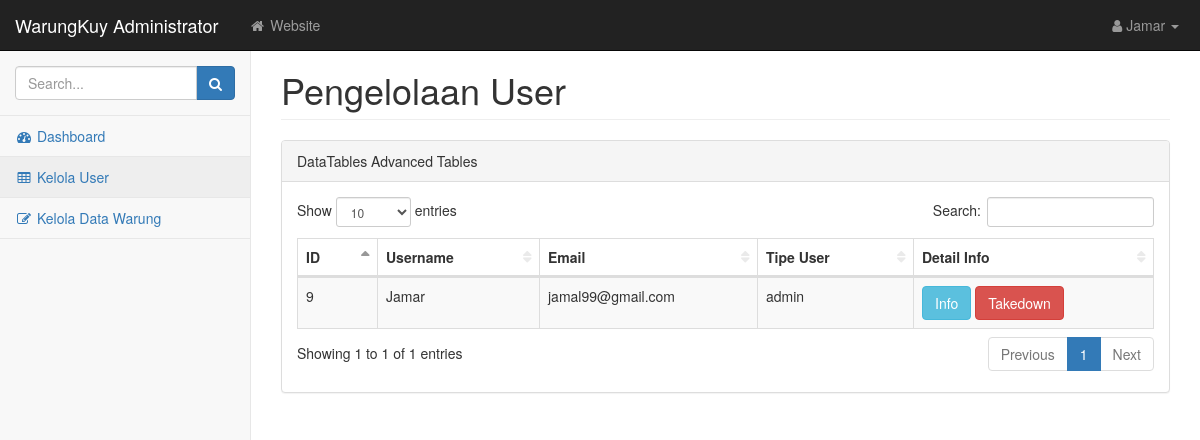
The app's page /View/tables.php (signed in) with its own data.
### tables this page shows
CREATE TABLE `tb_users` (
  `id_user` int(5) NOT NULL,
  `username` char(11) NOT NULL,
  `email` varchar(50) NOT NULL,
  `password` char(20) NOT NULL,
  `hak` enum('admin','registered') NOT NULL,
  `alamat` varchar(255) DEFAULT NULL,
  `foto` varchar(256) DEFAULT NULL
);

### View/tables.php (the view, shortened to what this page needs)
<?php
include('../Config/koneksi.php');
$sesNama =$_SESSION['username'];
?>
<!DOCTYPE html>
<html lang="en">
<head>
    <link href="css/bootstrap.min.css" rel="stylesheet">
    <link href="css/metisMenu.min.css" rel="stylesheet">
    <link href="css/dataTables/dataTables.bootstrap.css" rel="stylesheet">
    <link href="css/dataTables/dataTables.responsive.css" rel="stylesheet">
    <link href="css/startmin.css" rel="stylesheet">
    <link href="css/font-awesome.min.css" rel="stylesheet" type="text/css">
</head>
<body>
<div id="wrapper">
    <nav class="navbar navbar-inverse navbar-fixed-top" role="navigation">
        <div class="navbar-header">
            <a class="navbar-brand" href="index.php">WarungKuy Administrator</a>
        </div>
        <ul class="nav navbar-nav navbar-left navbar-top-links">
            <li><a href="../View/Home.php"><i class="fa fa-home fa-fw"></i> Website</a></li>
        </ul>
        <ul class="nav navbar-right navbar-top-links">
            <li class="dropdown">
                <a class="dropdown-toggle" data-toggle="dropdown" href="#">
                    <i class="fa fa-user fa-fw"></i><?php echo $sesNama;?> <b class="caret"></b>
                </a>
            </li>
        </ul>
        <div class="navbar-default sidebar" role="navigation">
            <div class="sidebar-nav navbar-collapse">
                <ul class="nav" id="side-menu">
                    <li class="sidebar-search">
                        <div class="input-group custom-search-form">
                            <input type="text" class="form-control" placeholder="Search...">
                            <span class="input-group-btn">
                                        <button class="btn btn-primary" type="button">
                                            <i class="fa fa-search"></i>
                                        </button>
                                </span>
                        </div>
                    </li>
                    <li>
                        <a href="index.php"><i class="fa fa-dashboard fa-fw"></i> Dashboard</a>
                    </li>
                    <li>
                        <a href="tables.php"><i class="fa fa-table fa-fw"></i> Kelola User</a>
                    </li>
                    <li>
                        <a href="KelolaWarung.php"><i class="fa fa-edit fa-fw"></i> Kelola Data Warung</a>
                    </li>
                </ul>
            </div>
        </div>
    </nav>
    <div id="page-wrapper">
        <div class="container-fluid">
            <div class="row">
                <div class="col-lg-12">
                    <h1 class="page-header">Pengelolaan User</h1>
                </div>
            </div>
            <div class="row">
                <div class="col-lg-12">
                    <div class="panel panel-default">
                        <div class="panel-heading">
                            DataTables Advanced Tables
                        </div>
                        <div class="panel-body">
                            <div class="table-responsive">
                                <table class="table table-striped table-bordered table-hover" id="dataTables-example">
                                    <thead>
                                    <tr>
                                        <th>ID</th>
                                        <th>Username</th>
                                        <th>Email</th>
                                        <th>Tipe User</th>
                                        <th>Detail Info</th>
                                    </tr>
                                    </thead>
                                    <tbody>
                                    <?php
                                    $query = "SELECT * FROM tb_users";
                                    $result = mysqli_query($koneksi, $query);
                                    while ($data = mysqli_fetch_array($result, MYSQLI_ASSOC)) {
                                        ?>
                                        <tr>
                                            <td><?php echo $data['id_user'] ?></td>
                                            <td><?php echo $data['username'] ?></td>
                                            <td><?php echo $data['email']?></td>
                                            <td><?php echo $data['hak']?></td>
                                           <td>
                                               <a class="btn btn-info" href="DetailProfileUser.php?id=<?php echo $data['id_user']?>">Info</a>
                                               <a class="btn btn-danger" href="../Controller/takedown.php?id=<?php echo $data['id_user'];?>">Takedown</a>
                                           </td>
                                        </tr>
                                        <?php
                                    }
                                    ?>
                                    </tbody>
                                </table>
                            </div>
                    </div>
                </div>
            </div>
        </div>
    </div>
</div>
</body>
</html>

### View/css/startmin.css (style rules this page uses)
body { background-color: #f8f8f8; }
#wrapper { width: 100%; }
#page-wrapper { padding-top: 30px; min-height: 568px; background-color: #fff; }
@media (min-width:768px) { #page-wrapper { position: inherit; margin-left: 250px; padding: 30px 15px 0 15px; border-left: 1px solid #e7e7e7; } }
.navbar-header { float: left; }
.navbar-left { float: left; }
.navbar-right { text-align: right; }
.navbar-top-links { margin: 0; }
.navbar-top-links li { display: inline-block; }
.navbar-top-links li:last-child { margin-right: 6px; }
.navbar-top-links li a { padding: 15px; min-height: 50px; }
.navbar-top-links>li>a { color: #999; }
.sidebar .sidebar-nav.navbar-collapse { padding-right: 0; padding-left: 0; }
.sidebar .sidebar-search { padding: 15px; }
.sidebar ul li { border-bottom: 1px solid #e7e7e7; }
.sidebar ul li a.active { background-color: #eee; }
@media (min-width:768px) { .sidebar { z-index: 1; position: absolute; width: 250px; margin-top: 51px; } }
table.dataTable thead .sorting, table.dataTable thead .sorting_asc, table.dataTable thead .sorting_desc, table.dataTable thead .sorting_asc_disabled, table.dataTable thead .sorting_desc_disabled { background: 0 0; }
table.dataTable thead .sorting_asc:after { content: "\f0de"; float: right; font-family: fontawesome; }
table.dataTable thead .sorting:after { content: "\f0dc"; float: right; font-family: fontawesome; color: rgba(50,50,50,.5); }

### records on screen
tb_users: id_user "9", username "Jamar", email "jamal99@gmail.com", hak "admin"

### other values on screen
$sesNama "Jamar"
